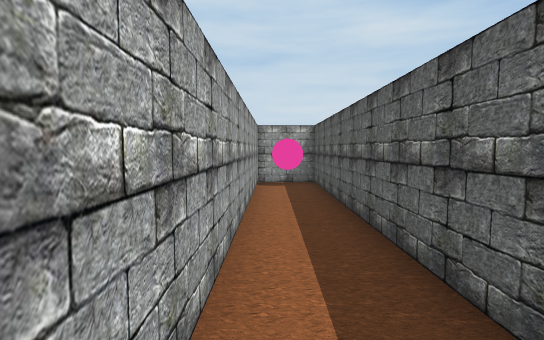
view 1 (above)

17 first-person views from a walk through a Unity game level. The camera is 0.58 m above the floor, tilts 4° down and sees 85° across. The floor is counted in squares, 0.5 m on a side. Each view is taken from the middle of a square. On the plan, view 1 faces up. The plan holds only what a view shows up to about 13 squares ahead; the rest is blank.

view 2
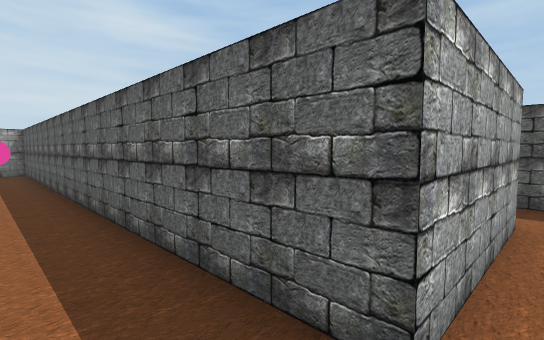

view 3
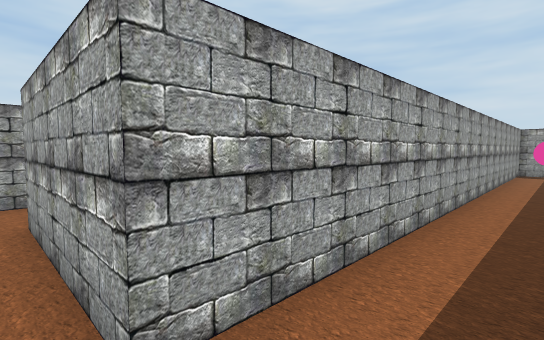

view 4
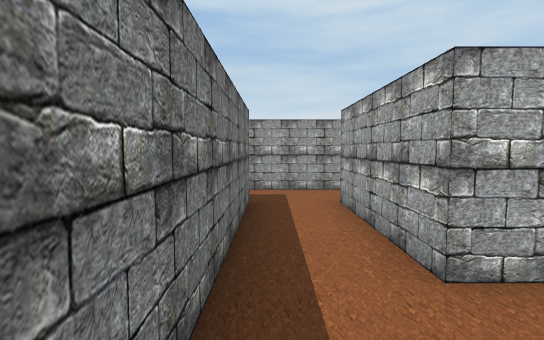

view 5
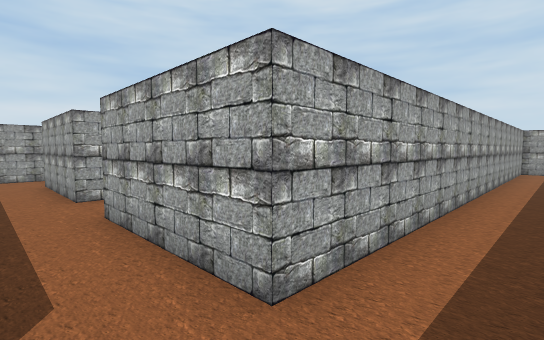

view 6
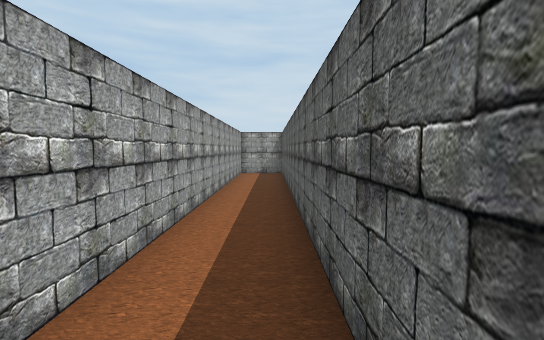

view 7
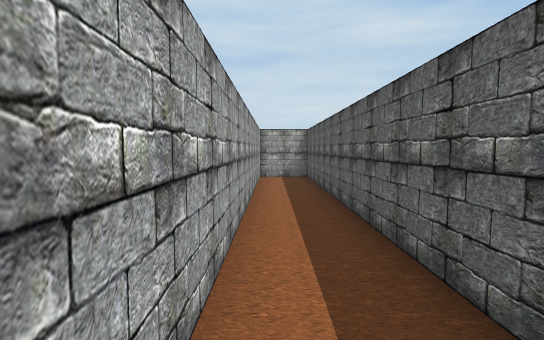

view 8
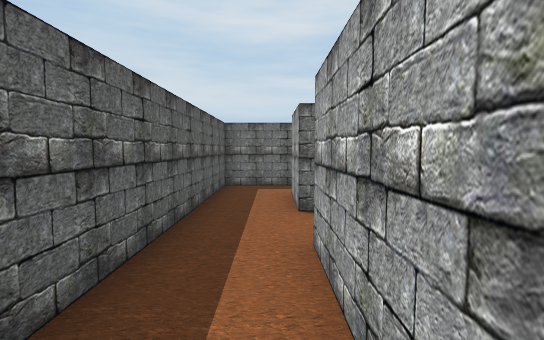

view 9
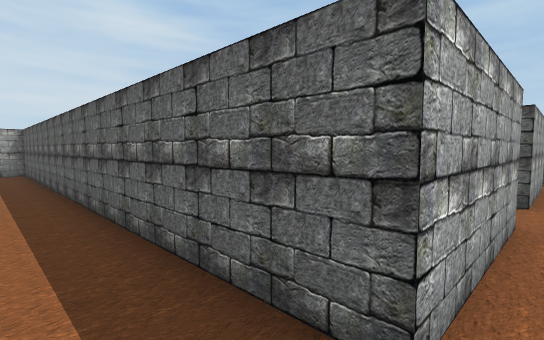

view 10
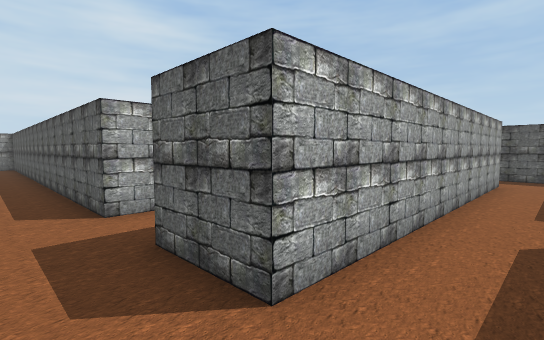

view 11
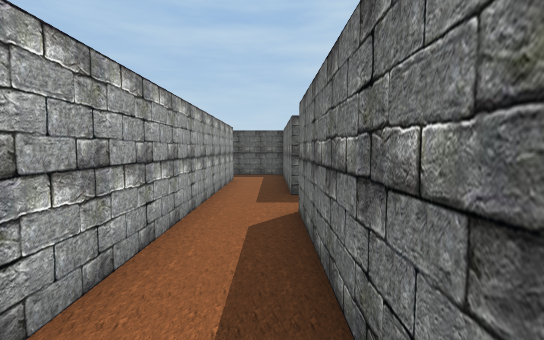

view 12
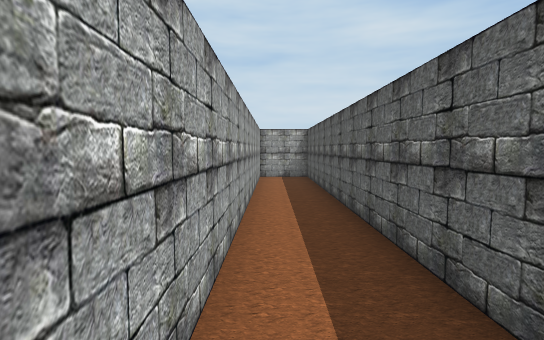

view 13
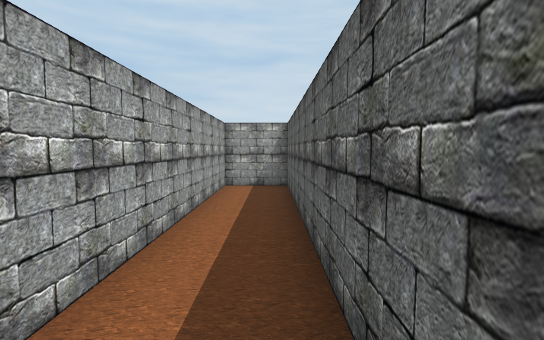

view 14
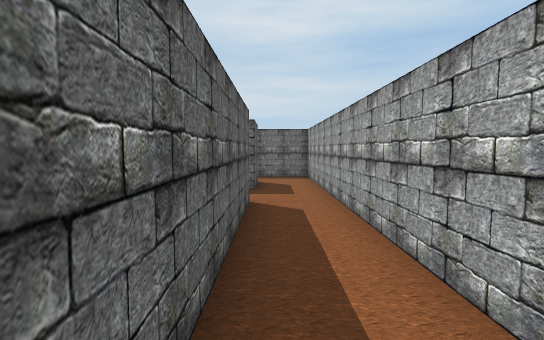

view 15
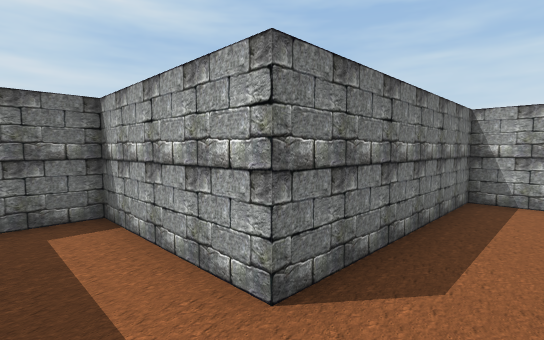

view 16
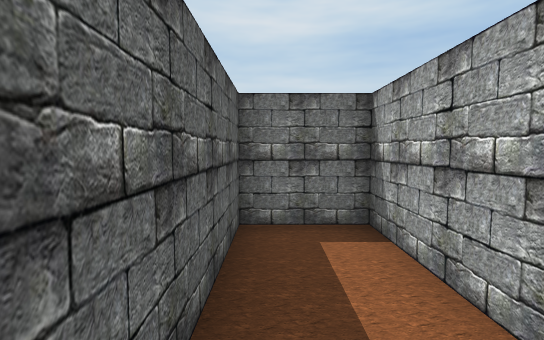

view 17
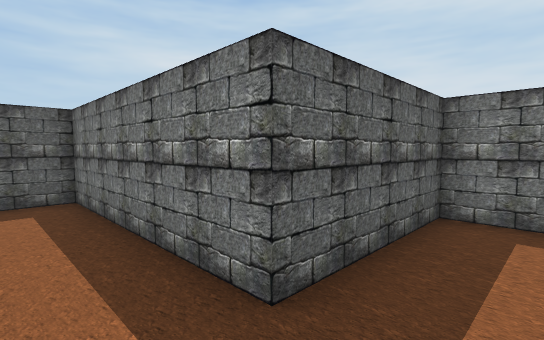

### Floor plan
Points are (right, up) in squares from view 1. A wall is a line through its corners. A room is listed if a view was taken in it or the views show most of it. See-through windows are left out.
Room 1 (views 1, 2, 3, 4, 5, 6, 7, 8, 9, 12, 13, 14)
walls: (5.5, -7.5) (5.5, -9.5); (-4.5, -9.5) (-4.5, -7.5) (1.5, -7.5); (5.5, 10) (5.5, -5.5) (1.5, -5.5) (1.5, 10.5) (-0.5, 10.5) (-0.5, -5.5) (-4.5, -5.5) (-4.5, 10.5) (-6.5, 10.5) (-6.5, -9.5); (7.5, -9.5) (7.5, 10.5) (5.5, 10.5)
ways out: opening at (-5.5, -8.5) to room 2; opening at (6.5, -8.5) to room 2
objects: pink ball (0, 9) to (1, 10)
Room 2 (views 10, 11, 15, 16, 17)
walls: (5.5, -9.5) (-4.5, -9.5); (-6.5, -9.5) (-6.5, -11.5) (-0.5, -11.5) (-0.5, -15.5) (1.5, -15.5) (1.5, -11.5) (7.5, -11.5) (7.5, -9.5)
ways out: opening at (-5.5, -8.5) to room 1; opening at (6.5, -8.5) to room 1

Positions as (right, up) in squares from view 1, and headings:
1: (0, 0), facing up
2: (0, -6), facing up-right
3: (1, -6), facing up-left
4: (2, -7), facing left
5: (7, -7), facing up-left
6: (7, -4), facing up
7: (6, -2), facing up
8: (6, -2), facing down
9: (-6, -6), facing up-right
10: (-6, -11), facing up-right
11: (-6, -11), facing right
12: (-6, -2), facing up
13: (-5, 1), facing up
14: (-5, 1), facing down
15: (1, -10), facing down-left
16: (1, -11), facing down
17: (0, -10), facing down-right
